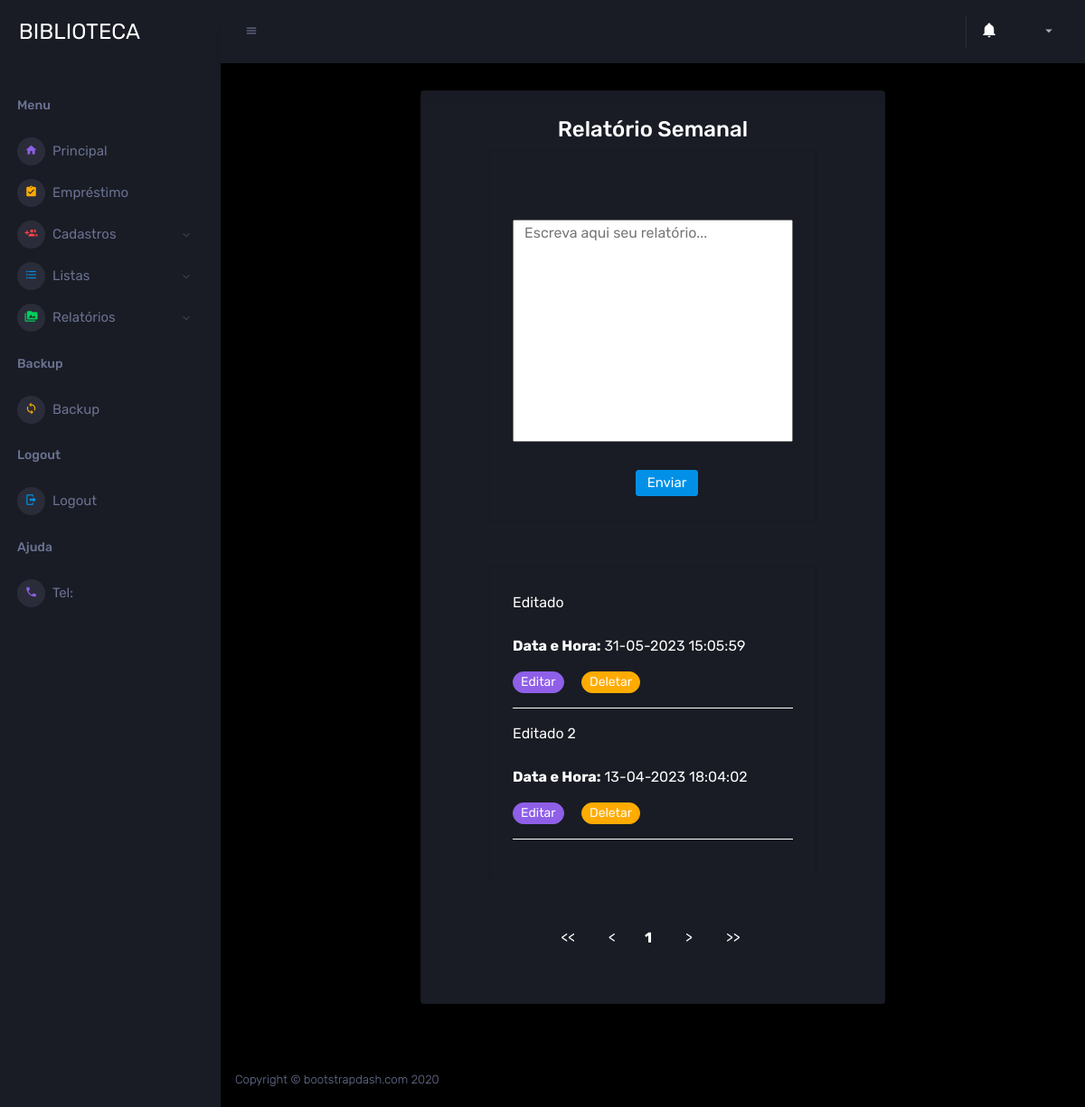
/template/admin/relatorio_de_gerenciamento.php, run on the app's committed database.
### tables this page shows
CREATE TABLE `relatorio_texto` (
  `id_tex` int(15) NOT NULL,
  `texto` text NOT NULL,
  `data_r` datetime NOT NULL
);

### template/admin/relatorio_de_gerenciamento.php (the view, shortened to what this page needs)
<?php
include_once 'include/header.php';
?>
<div class="main-panel">
  <div class="content-wrapper">
    <div class="row justify-content-center">
      <div class="col-7 grid-margin stretch-card">
        <div class="card">
          <div class="card-body">
<head>
</head>
<h3 class="welcome-text" style= "color:'#000';text-align:center;">Relatório Semanal</h3>
<div class="col-10 grid-margin stretch-card mx-auto">
  <div class="card">
    <div class="card-body"><br><br>
      <form class="forms-sample" action="relatorio_de_gerenciamento" method="post">
       <center><textarea name="texto" id="" class="col-12" cols="100" rows="10" placeholder="Escreva aqui seu relatório..." maxlength="100000000" ></textarea><br><br>
        <button type="submit" class="btn btn-primary me-5" value="Enviar" style="position:relative;left:5%;">Enviar</button></center>
      </form>
    </div>
  </div>
</div>
<?php
$quantidade = 4;
$pagina = (isset($_GET['pagina'])) ? (int)$_GET['pagina'] : 1;
$inicio = ($quantidade * $pagina) - $quantidade;
$sql = "SELECT * FROM relatorio_texto ORDER BY data_r DESC LIMIT $inicio,$quantidade";
$resp_sql = mysqli_query($_SESSION['conexao'], $sql);
$dados = mysqli_num_rows($resp_sql);
echo '<br><div class="col-10 grid-margin mx-auto">
<div class="card">
  <div class="card-body">';
if ($dados > 0){
  while ($linha = mysqli_fetch_array($resp_sql)) {
    echo '' . $linha['texto'] .'<br><br>
    <b style="display:none;">'.$linha['id_tex'].'</b>
    <b>Data e Hora:</b> ' . date('d-m-Y H:m:s', strtotime($linha['data_r'])) .'<br>
    <p class="template-demo">
    <button type="button" class="btn btn-info btn-rounded btn-sm"><a id="link" href="editar_relatorio?id_tex=' . $linha['id_tex'] . '">Editar</a></button>
    <button type="button" class="btn btn-warning btn-rounded btn-sm"><a id="link" href="deletar_relatorio?id_tex=' . $linha['id_tex'] . '">Deletar</a></button>
    </p><hr>';
  }
}else{
  echo '<center><p class="text-danger">Nenhum relatório postado</p></center>';
}
$sql_total = "SELECT id_tex FROM relatorio_texto";
$resp_total = mysqli_query($_SESSION['conexao'], $sql_total);
$num_total = mysqli_num_rows($resp_total);
$pagina_total = ceil($num_total / $quantidade);
$anterior  = (($pagina - 1) == 0) ? 1 : $pagina - 1;
$posterior = (($pagina + 1) >= $pagina_total) ? $pagina_total : $pagina + 1;
echo'
  </div>
    </div>
      <br>
        <center>
          <ul class="pagination">
            <li><a href ="?pagina=1"><<</a></li>';
              echo '<a href ="?pagina=' . $anterior . '"><</a></li>';
            echo '<li><a href="?pagina=' . $pagina . '"><strong>' . $pagina . '</strong></a></li>';
           echo '<li><a  id="link" href="?pagina=' . $posterior . '">></a></li>';
           echo '<li><a href="?pagina=' . $pagina_total . '">>></a></li>
        </ul>
     </center>
    </div>
</div>
      </div>
    </div>
  </div>
</div>';
?>
<?php
include_once 'include/footer.php';
?>

### template/admin/relatorio_de_gerenciamento.php (style rules this page uses)
hr { border-color: #fff; }
.row.justify-content-center { display: flex; justify-content: center; }
.pagination { display: flex; justify-content: center; list-style-type: none; margin: 20px 0; padding: 0; }
.pagination li { margin-right: 5px; }
.pagination a { color: #fff; display: inline-block; padding: 8px 16px; text-decoration: none; transition: background-color 0.3s; border-radius: 50px; }
#link { text-decoration: none; color: white; }

### data on the page
relatorio_texto: texto "Editado", data_r "31-05-2023 15:05:59"
relatorio_texto: texto "Editado 2", data_r "13-04-2023 18:04:02"

### other printed values
$pagina "1"
